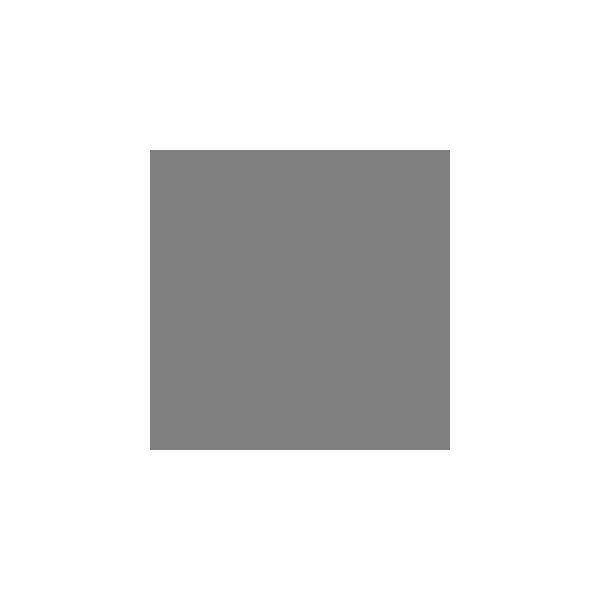
Frame 1 (no input)
Frame 60 (the mouse pressed at the canvas centre just before this capture): identical to frame 1, image omitted
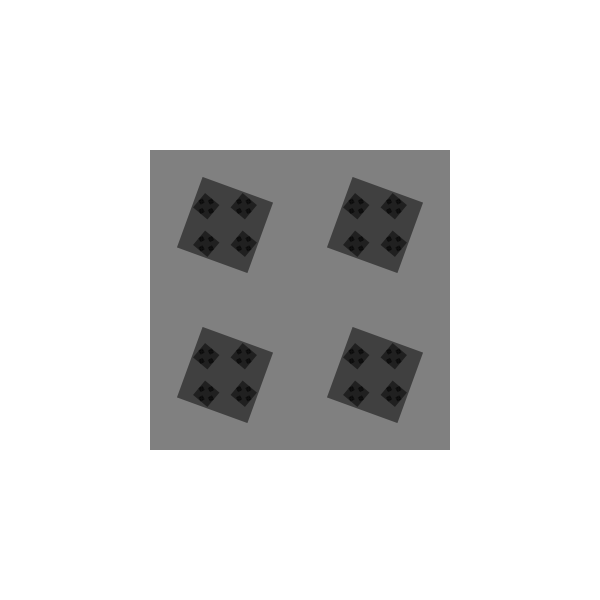
Frame 120 (the mouse held since frame 60 and released just before this capture)

The Processing sketch that drew these frames (run headless with seeded random() and noise(); from frame 60 on, the mouse is pressed at the canvas centre):

// Processing sketch: N08_crystal_cubes
// ── N08_crystal_cubes.pde
void setup() {
  size(600, 600);
  noStroke();
  fill(0, 127);
  rectMode(CENTER);
}

void draw() {
  background(255);
  crystal(width/2, height/2, 300, 0);
}

void crystal(float x, float y, float size, float rotation) {
  pushMatrix();
  translate(x, y);
  rotate(radians(-rotation));
  rect(0, 0, size, size);
  popMatrix();

  if (size > 4) {
    size *= map(mouseX, 0, width, 0, 0.5);
    rotation += map(mouseX, 0, width, 0, 320);
    crystal(x - size, y - size, size, rotation);
    crystal(x + size, y - size, size, rotation);
    crystal(x + size, y + size, size, rotation);
    crystal(x - size, y + size, size, rotation);
  }
}
